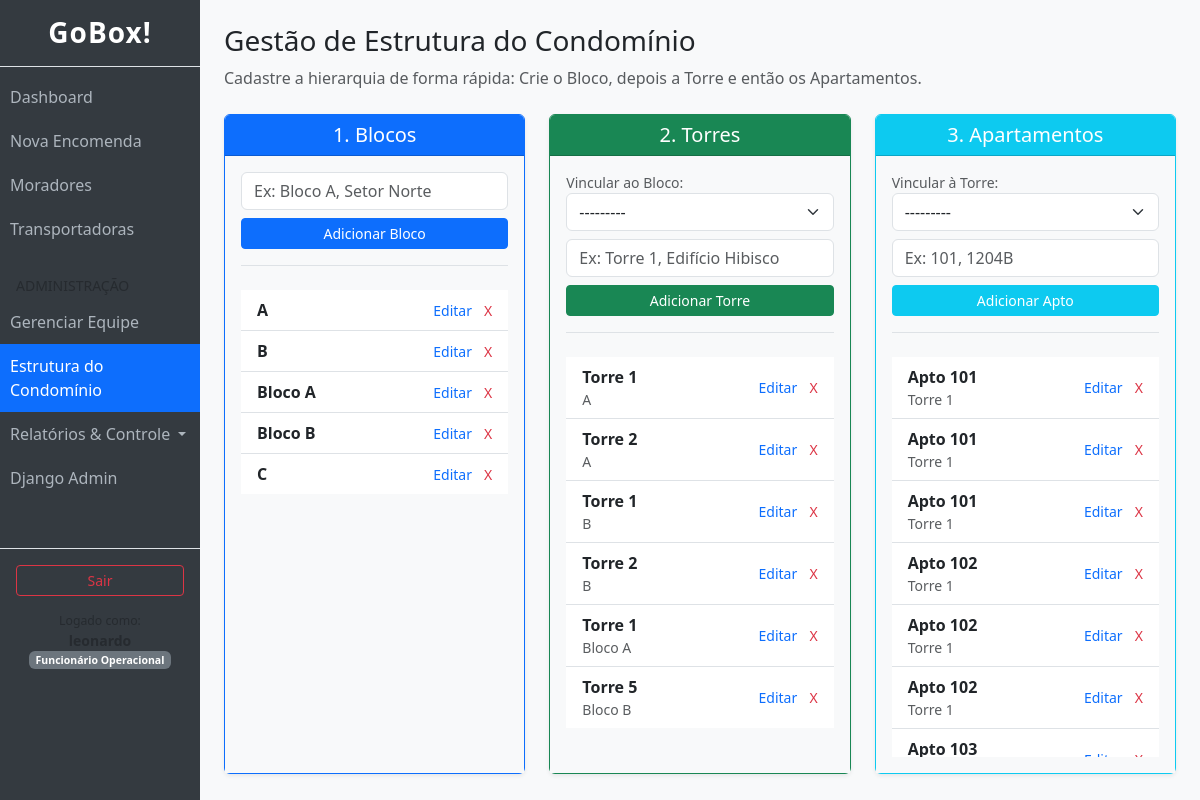
The page /unidades/gerenciar/ (signed in) on the database its author committed.
### usuarios/models.py (models this page shows)
class Funcionario(AbstractUser):
    TIPO_OPERADOR = 'OPERADOR'
    TIPO_ADMIN = 'ADMIN'
    CARGO_CHOICES = [
        (TIPO_OPERADOR, 'Funcionário Operacional'),
        (TIPO_ADMIN, 'Administrador/Síndico'),
    ]
    cargo = models.CharField(
        max_length=20,
        choices=CARGO_CHOICES,
        default=TIPO_OPERADOR,
        verbose_name="Nível de Acesso"
    )
    telefone = models.CharField(max_length=20, blank=True, null=True)
    class Meta:
        verbose_name = "Funcionário"
    @property
    def eh_admin(self):
        return self.cargo == self.TIPO_ADMIN or self.is_superuser

### blocos/models.py (models this page shows, shortened)
class Bloco(models.Model):
    nome = models.CharField(max_length=100)
    def __str__(self):
        return self.nome

class Torre(models.Model):
    bloco = models.ForeignKey(Bloco, on_delete=models.CASCADE, related_name="torres")
    nome = models.CharField(max_length=100)
    def __str__(self):
        return f"{self.nome} - {self.bloco.nome}"

class Apartamento(models.Model):
    torre = models.ForeignKey(Torre, on_delete=models.CASCADE, related_name="apartamentos")
    numero = models.CharField(max_length=20)

### blocos/views.py (the view, shortened to what this page needs)
# urls.py: path('gerenciar/', views.GerenciarEstruturaView.as_view(), name='gerenciar_estrutura'),
class GerenciarEstruturaView(AdminRequiredMixin, View):
    template_name = 'blocos/gerenciar_estrutura.html'
    def get(self, request):
        context = {
            'blocos': Bloco.objects.all().order_by('nome'),
            'torres': Torre.objects.select_related('bloco').all().order_by('bloco__nome', 'nome'),
            'apartamentos': Apartamento.objects.select_related('torre__bloco').all().order_by('torre__nome', 'numero'),
            'form_bloco': BlocoForm(prefix='bloco'),
            'form_torre': TorreForm(prefix='torre'),
            'form_apto': ApartamentoForm(prefix='apto'),
        }
        return render(request, self.template_name, context)

### blocos/forms.py
class BlocoForm(forms.ModelForm):
    class Meta:
        model = Bloco
        fields = ['nome']
        widgets = {
            'nome': forms.TextInput(attrs={'class': 'form-control', 'placeholder': 'Ex: Bloco A, Setor Norte'}),
        }

class TorreForm(forms.ModelForm):
    class Meta:
        model = Torre
        fields = ['bloco', 'nome']
        widgets = {
            'bloco': forms.Select(attrs={'class': 'form-select'}),
            'nome': forms.TextInput(attrs={'class': 'form-control', 'placeholder': 'Ex: Torre 1, Edifício Hibisco'}),
        }

### blocos/views.py (called while the page is built)
    def test_func(self):
        return hasattr(self.request.user, 'eh_admin') and self.request.user.eh_admin

### templates/blocos/gerenciar_estrutura.html (shortened to what this page needs)
{% extends "base.html" %}
{% block content %}
<div class="mb-4">
    <h3>Gestão de Estrutura do Condomínio</h3>
    <p class="text-muted">Cadastre a hierarquia de forma rápida: Crie o Bloco, depois a Torre e então os Apartamentos.</p>
</div>
<div class="row">
    <div class="col-md-4">
        <div class="card shadow-sm h-100 border-primary">
            <div class="card-header bg-primary text-white text-center">
                <h5 class="mb-0">1. Blocos</h5>
            </div>
            <div class="card-body bg-light">
                <form method="post" class="mb-4 border-bottom pb-3">
                    <div class="mb-2">
                        {{ form_bloco.nome }}
                    </div>
                    <div class="d-grid">
                        <button type="submit" class="btn btn-primary btn-sm">Adicionar Bloco</button>
                    </div>
                </form>
                <div style="max-height: 400px; overflow-y: auto;">
                    <ul class="list-group list-group-flush">
                        {% for bloco in blocos %}
                        <li class="list-group-item d-flex justify-content-between align-items-center">
                            <strong>{{ bloco.nome }}</strong>
                            <div>
                                <a href="{% url 'bloco_update' bloco.pk %}" class="text-decoration-none small me-2">Editar</a>
                                <a href="{% url 'bloco_delete' bloco.pk %}" class="text-danger text-decoration-none small">X</a>
                            </div>
                        </li>
                        {% empty %}
                        <li class="list-group-item text-muted text-center small">Nenhum bloco</li>
                        {% endfor %}
                    </ul>
                </div>
            </div>
        </div>
    </div>
    <div class="col-md-4">
        <div class="card shadow-sm h-100 border-success">
            <div class="card-header bg-success text-white text-center">
                <h5 class="mb-0">2. Torres</h5>
            </div>
            <div class="card-body bg-light">
                <form method="post" class="mb-4 border-bottom pb-3">
                    <div class="mb-2">
                        <label class="small text-muted">Vincular ao Bloco:</label>
                        {{ form_torre.bloco }}
                    </div>
                    <div class="mb-2">
                        {{ form_torre.nome }}
                    </div>
                    <div class="d-grid">
                        <button type="submit" class="btn btn-success btn-sm">Adicionar Torre</button>
                    </div>
                </form>
                <div style="max-height: 400px; overflow-y: auto;">
                    <ul class="list-group list-group-flush">
                        {% for torre in torres %}
                        <li class="list-group-item d-flex justify-content-between align-items-center">
                            <div>
                                <strong>{{ torre.nome }}</strong><br>
                                <small class="text-muted">{{ torre.bloco.nome }}</small>
                            </div>
                            <div>
                                <a href="{% url 'torre_update' torre.pk %}" class="text-decoration-none small me-2">Editar</a>
                                <a href="{% url 'torre_delete' torre.pk %}" class="text-danger text-decoration-none small">X</a>
                            </div>
                        </li>
                        {% empty %}
                        <li class="list-group-item text-muted text-center small">Nenhuma torre</li>
                        {% endfor %}
                    </ul>
                </div>
            </div>
        </div>
    </div>
    <div class="col-md-4">
        <div class="card shadow-sm h-100 border-info">
            <div class="card-header bg-info text-white text-center">
                <h5 class="mb-0">3. Apartamentos</h5>
            </div>
            <div class="card-body bg-light">
                <form method="post" class="mb-4 border-bottom pb-3">
                    <div class="mb-2">
                        <label class="small text-muted">Vincular à Torre:</label>
                        {{ form_apto.torre }}
                    </div>
                    <div class="mb-2">
                        {{ form_apto.numero }}
                    </div>
                    <div class="d-grid">
                        <button type="submit" class="btn btn-info text-white btn-sm">Adicionar Apto</button>
                    </div>
                </form>
                <div style="max-height: 400px; overflow-y: auto;">
                    <ul class="list-group list-group-flush">
                        {% for apt in apartamentos %}
                        <li class="list-group-item d-flex justify-content-between align-items-center">
                            <div>
                                <strong>Apto {{ apt.numero }}</strong><br>
                                <small class="text-muted">{{ apt.torre.nome }}</small>
                            </div>
                            <div>
                                <a href="{% url 'apartamento_update' apt.pk %}" class="text-decoration-none small me-2">Editar</a>
                                <a href="{% url 'apartamento_delete' apt.pk %}" class="text-danger text-decoration-none small">X</a>
                            </div>
                        </li>
                        {% empty %}
                        <li class="list-group-item text-muted text-center small">Nenhum apartamento</li>
                        {% endfor %}
                    </ul>
                </div>
            </div>
        </div>
    </div>
</div>
{% endblock %}

### templates/base.html (shortened to what this page needs)
{% load bootstrap5 %}
{% bootstrap_css %}
<!DOCTYPE html>
<html lang="pt-br">
<head>
</head>
<body>
<div class="container-fluid">
    <div class="row">
        {% if user.is_authenticated %}
        <div class="col-md-2 sidebar p-0">
            <h3 class="text-center py-3 border-bottom brand-title">GoBox!</h3>
            <a href="{% url 'dashboard' %}" class="nav-link-custom {% if request.resolver_match.url_name == 'dashboard' %}active-link{% endif %}">
                Dashboard
            </a>
            <a href="{% url 'encomenda_create' %}" class="nav-link-custom {% if request.resolver_match.url_name == 'encomenda_create' %}active-link{% endif %}">
                Nova Encomenda
            </a>
            <a href="{% url 'morador_list' %}" class="nav-link-custom {% if 'moradores' in request.path %}active-link{% endif %}">
                Moradores
            </a>
            <a href="{% url 'transportadora_list' %}" class="nav-link-custom {% if 'transportadoras' in request.path %}active-link{% endif %}">
                Transportadoras
            </a>
            {% if user.eh_admin %}
            <div class="text-uppercase small text-muted mt-4 px-3 mb-1">Administração</div>
            <a href="{% url 'funcionario_list' %}" class="nav-link-custom {% if 'equipe' in request.path %}active-link{% endif %}">
                Gerenciar Equipe
            </a>
            <a href="{% url 'gerenciar_estrutura' %}" class="nav-link-custom {% if 'unidades' in request.path %}active-link{% endif %}">
                Estrutura do Condomínio
            </a>
            <div class="dropdown">
                <a href="#" class="nav-link-custom dropdown-toggle" id="relatoriosDropdown" data-bs-toggle="dropdown" aria-expanded="false">
                    Relatórios & Controle
                </a>
            </div>
            <a href="/admin/" target="_blank" class="nav-link-custom">
                Django Admin
            </a>
            {% endif %}
            <div class="mt-5 border-top p-3">
                <form action="{% url 'logout' %}" method="post">
                    <button type="submit" class="btn btn-outline-danger w-100 btn-sm">Sair</button>
                </form>
                <div class="small text-center mt-2 text-muted">
                    <small>Logado como:</small><br>
                    <strong>{{ user.username }}</strong><br>
                    <span class="badge bg-secondary">{{ user.get_cargo_display }}</span>
                </div>
            </div>
        </div>
        {% endif %}
        <div class="col-md-{% if user.is_authenticated %}10{% else %}12{% endif %} p-4">
            {% block content %}
            {% endblock %}
        </div>
    </div>
</div>
</body>
</html>

### templates/base.html (style rules this page uses)
body { background-color: #f8f9fa; }
.sidebar { min-height: 100vh; background-color: #343a40; color: white; }
.sidebar a.nav-link-custom { color: #adb5bd; text-decoration: none; padding: 10px; display: block; }
.active-link { background-color: #0d6efd; color: white !important; }
.brand-title { font-weight: bold; letter-spacing: 1px; }
.sidebar .dropdown-toggle { color: #adb5bd; }

### rows shown on the page
Funcionario: cargo "Funcionário Operacional"
Bloco: nome "A"
Bloco: nome "B"
Bloco: nome "Bloco A"
Bloco: nome "Bloco B"
Bloco: nome "C"
Torre: nome "Torre 1", bloco.nome "A"
Torre: nome "Torre 2", bloco.nome "A"
Torre: nome "Torre 1", bloco.nome "B"
Torre: nome "Torre 2", bloco.nome "B"
Torre: nome "Torre 1", bloco.nome "Bloco A"
Torre: nome "Torre 5", bloco.nome "Bloco B"
Apartamento: numero "101", torre.nome "Torre 1"
Apartamento: numero "101", torre.nome "Torre 1"
Apartamento: numero "101", torre.nome "Torre 1"
Apartamento: numero "102", torre.nome "Torre 1"
Apartamento: numero "102", torre.nome "Torre 1"
Apartamento: numero "102", torre.nome "Torre 1"
Apartamento: numero "103"
